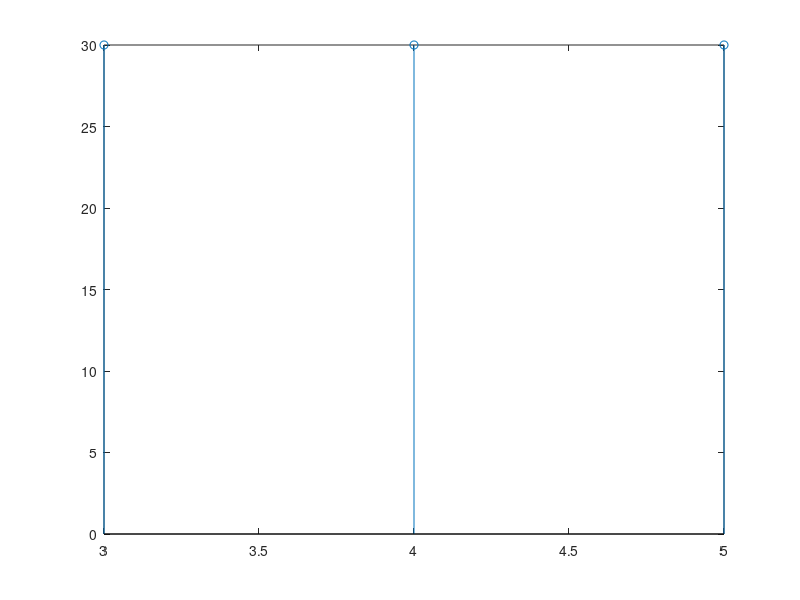

This figure's MATLAB source:
function ans = sig_mult()

n1 = 3;
n2 = 5;

n = min(min(n1), min(n2)) : max( max(n1), max(n2));
y1 = zeros(size(n));
y2 = zeros(size(n));

y1 = 6 * [ (n - n1) >= 0];
y2 = 5 *[ (n - n2) <= 0];
y = y1.*y2;

stem(n, y);